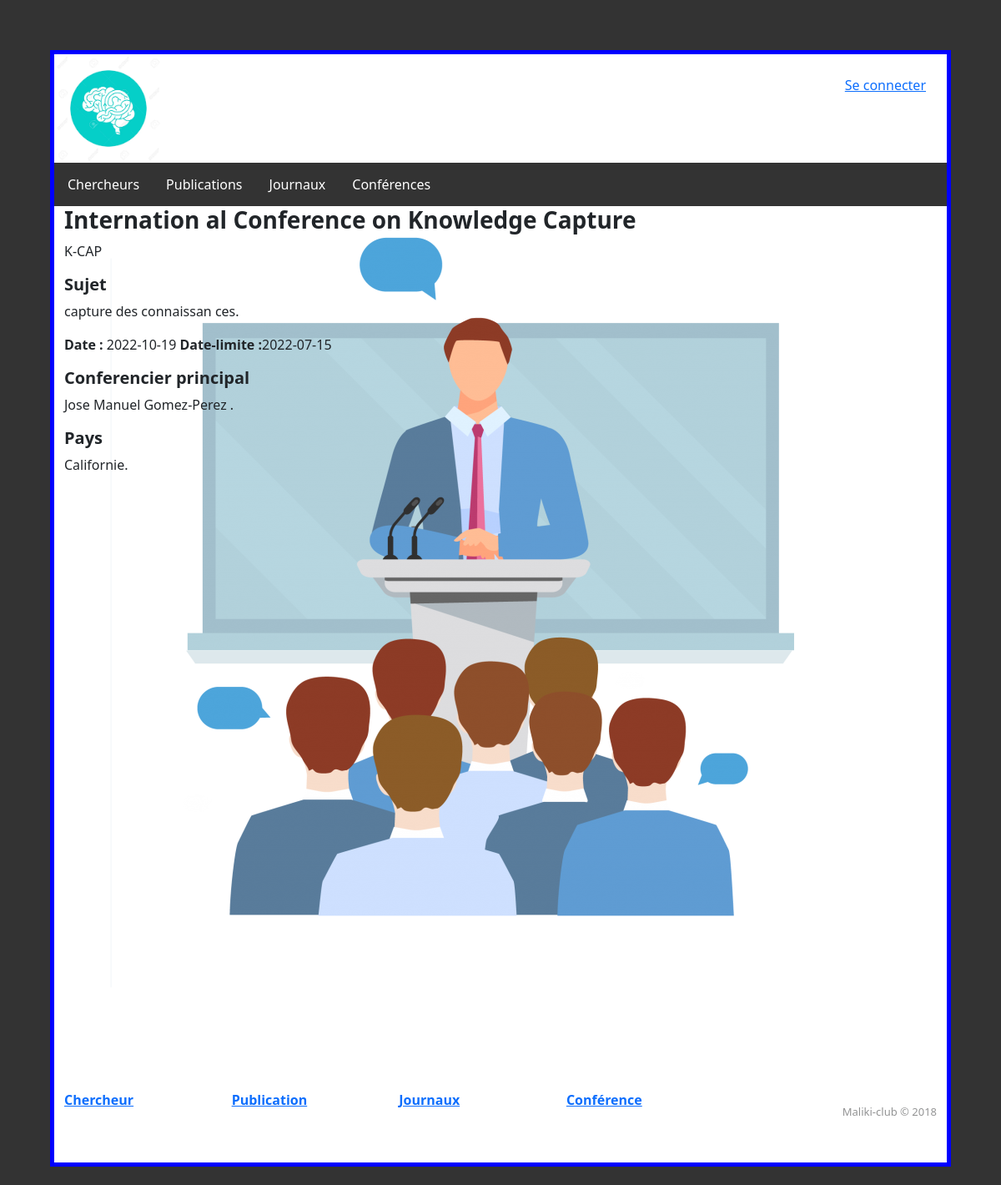
The page /conference.php?id=1 on the database its author committed.
### tables this page shows
CREATE TABLE `conferences` (
  `id` int(11) NOT NULL,
  `titre` varchar(50) NOT NULL,
  `abreviation` varchar(30) NOT NULL,
  `sujet` varchar(150) NOT NULL,
  `date` date NOT NULL,
  `dateLimite` date NOT NULL,
  `conferencier` varchar(30) NOT NULL,
  `pays` varchar(30) NOT NULL
);

### conference.php (the view, shortened to what this page needs)
<!DOCTYPE html>
<html lang="fr">
    <?php
    require 'includes/header.php'; ?>
    <body>
        <?php require 'includes/navbar.php'; ?>
        <?php
require 'includes/conn2.php';
$sql =  "SELECT id, titre, abreviation, sujet, date, dateLimite, conferencier, pays FROM conferences WHERE id=" . $_GET["id"] ;
$result = $conn->query($sql);
if ($result->num_rows > 0) {
$row = $result->fetch_assoc() ;
}
else {
    echo "0 results";
}
?>
<div id="conferenceInfos" class="container"  style="height:1012px;">
    <h3><?php echo $row["titre"] ?></h3>
    <p><?php echo $row["abreviation"] ?></p>
    <h5>Sujet </h5>
    <p><?php echo $row["sujet"] ?>.</p>
    <p><strong>Date : </strong><?php echo $row["date"] ?><strong>  Date-limite :</strong><?php echo $row["dateLimite"] ?></p>
    <h5>Conferencier principal</h5>
    <p><?php echo $row["conferencier"] ?>.</p>
    <h5>Pays</h5>
    <p><?php echo $row["pays"] ?>.</p>
</div>
        <?php require 'includes/footer.php'; ?>
    </body>
</html>

### asset/patron.css (style rules this page uses)
html { margin: 5%; border: 5px solid blue; background-color: #333; }
body { margin: 0; }

### conference.php (style rules this page uses)
h5,h3 { font-weight: bolder !important; }
#conferenceInfos { background-image : url("img/conference.png"); }

### rows shown on the page
conferences: titre "Internation al Conference on Knowledge Capture", abreviation "K-CAP", sujet "capture des connaissan ces", date "2022-10-19", dateLimite "2022-07-15", conferencier "Jose Manuel Gomez-Perez", pays "Californie"
